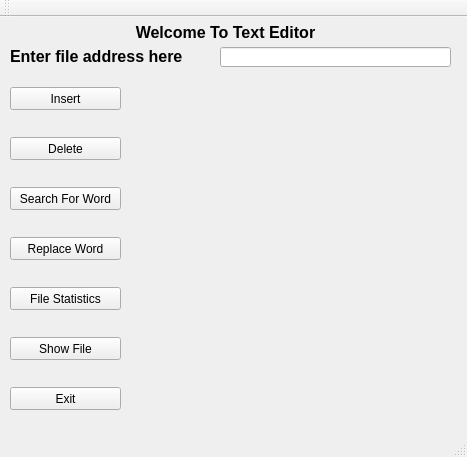
<?xml version="1.0" encoding="UTF-8"?>
<ui version="4.0">
 <class>Text_Editor</class>
 <widget class="QMainWindow" name="Text_Editor">
  <property name="geometry">
   <rect>
    <x>0</x>
    <y>0</y>
    <width>467</width>
    <height>457</height>
   </rect>
  </property>
  <property name="windowTitle">
   <string>Text_Editor</string>
  </property>
  <widget class="QWidget" name="centralWidget">
   <widget class="QPushButton" name="InsertButton">
    <property name="geometry">
     <rect>
      <x>10</x>
      <y>70</y>
      <width>111</width>
      <height>23</height>
     </rect>
    </property>
    <property name="text">
     <string>Insert</string>
    </property>
   </widget>
   <widget class="QPushButton" name="SearchButton">
    <property name="geometry">
     <rect>
      <x>10</x>
      <y>170</y>
      <width>111</width>
      <height>23</height>
     </rect>
    </property>
    <property name="text">
     <string>Search For Word</string>
    </property>
   </widget>
   <widget class="QPushButton" name="DeleteButton">
    <property name="geometry">
     <rect>
      <x>10</x>
      <y>120</y>
      <width>111</width>
      <height>23</height>
     </rect>
    </property>
    <property name="text">
     <string>Delete</string>
    </property>
   </widget>
   <widget class="QPushButton" name="ReplaceButton">
    <property name="geometry">
     <rect>
      <x>10</x>
      <y>220</y>
      <width>111</width>
      <height>23</height>
     </rect>
    </property>
    <property name="text">
     <string>Replace Word</string>
    </property>
   </widget>
   <widget class="QPushButton" name="StatisticsButton">
    <property name="geometry">
     <rect>
      <x>10</x>
      <y>270</y>
      <width>111</width>
      <height>23</height>
     </rect>
    </property>
    <property name="text">
     <string>File Statistics</string>
    </property>
   </widget>
   <widget class="QPushButton" name="ShowButton">
    <property name="geometry">
     <rect>
      <x>10</x>
      <y>320</y>
      <width>111</width>
      <height>23</height>
     </rect>
    </property>
    <property name="text">
     <string>Show File</string>
    </property>
   </widget>
   <widget class="QPushButton" name="ExitButton">
    <property name="geometry">
     <rect>
      <x>10</x>
      <y>370</y>
      <width>111</width>
      <height>23</height>
     </rect>
    </property>
    <property name="text">
     <string>Exit</string>
    </property>
   </widget>
   <widget class="QLabel" name="label">
    <property name="geometry">
     <rect>
      <x>30</x>
      <y>0</y>
      <width>391</width>
      <height>31</height>
     </rect>
    </property>
    <property name="text">
     <string>&lt;html&gt;&lt;head/&gt;&lt;body&gt;&lt;p align=&quot;center&quot;&gt;&lt;span style=&quot; font-size:12pt; font-weight:600;&quot;&gt;Welcome To Text Editor&lt;/span&gt;&lt;/p&gt;&lt;/body&gt;&lt;/html&gt;</string>
    </property>
   </widget>
   <widget class="QLabel" name="label_2">
    <property name="geometry">
     <rect>
      <x>10</x>
      <y>30</y>
      <width>201</width>
      <height>20</height>
     </rect>
    </property>
    <property name="text">
     <string>&lt;html&gt;&lt;head/&gt;&lt;body&gt;&lt;p&gt;&lt;span style=&quot; font-size:12pt; font-weight:600;&quot;&gt;Enter file address here&lt;/span&gt;&lt;/p&gt;&lt;/body&gt;&lt;/html&gt;</string>
    </property>
   </widget>
   <widget class="QLineEdit" name="FileAddress">
    <property name="geometry">
     <rect>
      <x>220</x>
      <y>30</y>
      <width>231</width>
      <height>20</height>
     </rect>
    </property>
   </widget>
  </widget>
  <widget class="QMenuBar" name="menuBar">
   <property name="geometry">
    <rect>
     <x>0</x>
     <y>0</y>
     <width>467</width>
     <height>21</height>
    </rect>
   </property>
  </widget>
  <widget class="QToolBar" name="mainToolBar">
   <attribute name="toolBarArea">
    <enum>TopToolBarArea</enum>
   </attribute>
   <attribute name="toolBarBreak">
    <bool>false</bool>
   </attribute>
  </widget>
  <widget class="QStatusBar" name="statusBar"/>
 </widget>
 <layoutdefault spacing="6" margin="11"/>
 <resources/>
 <connections/>
</ui>
